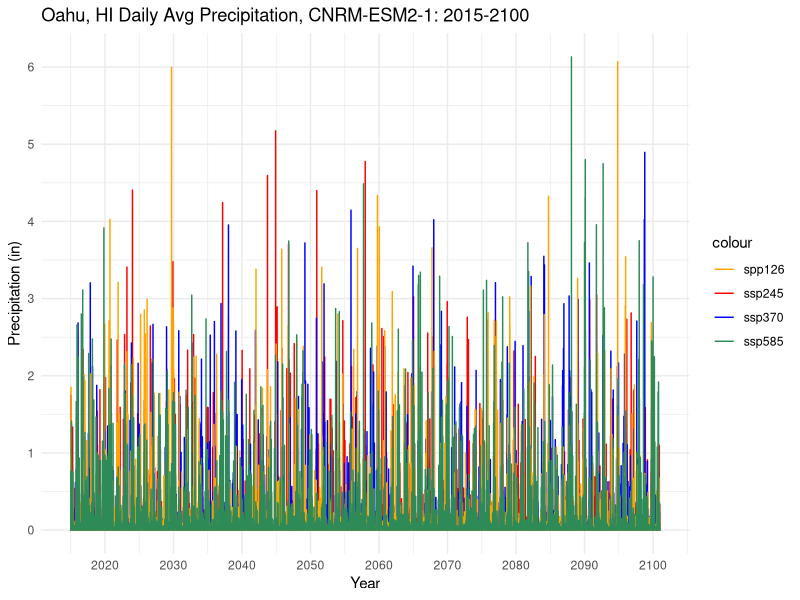
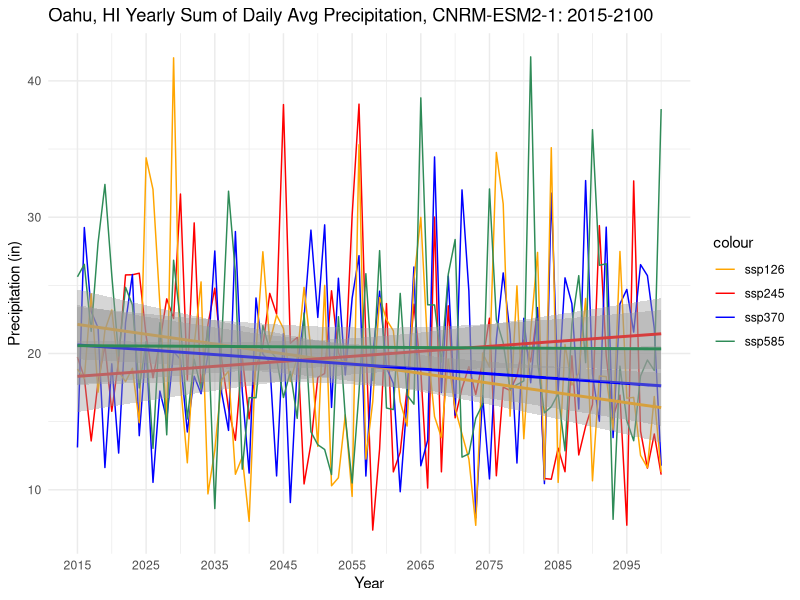
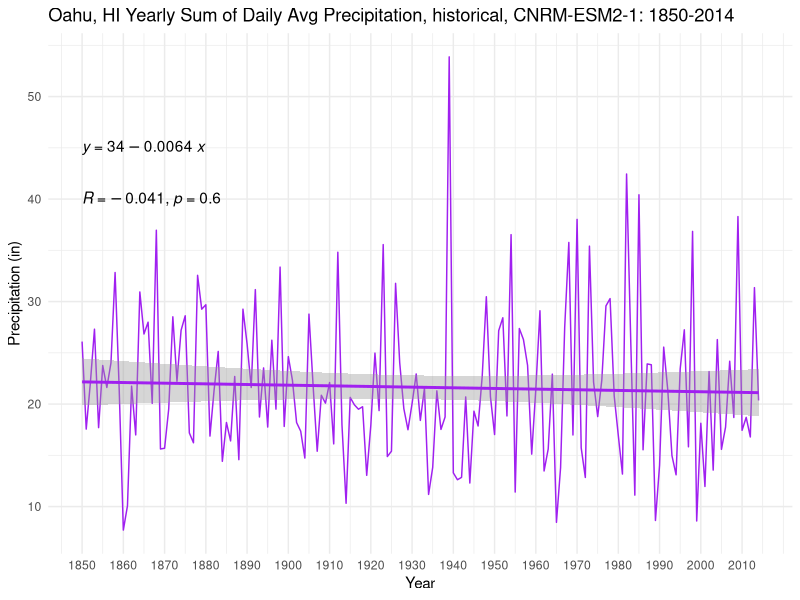
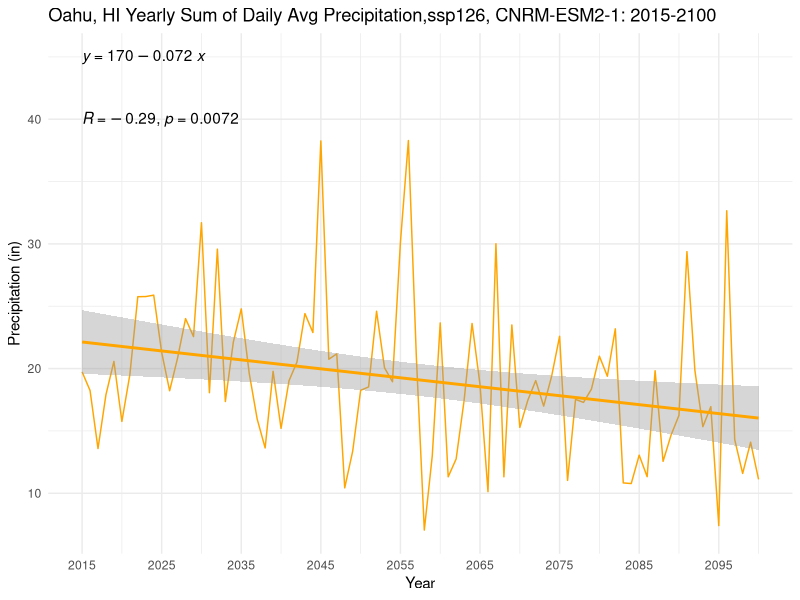
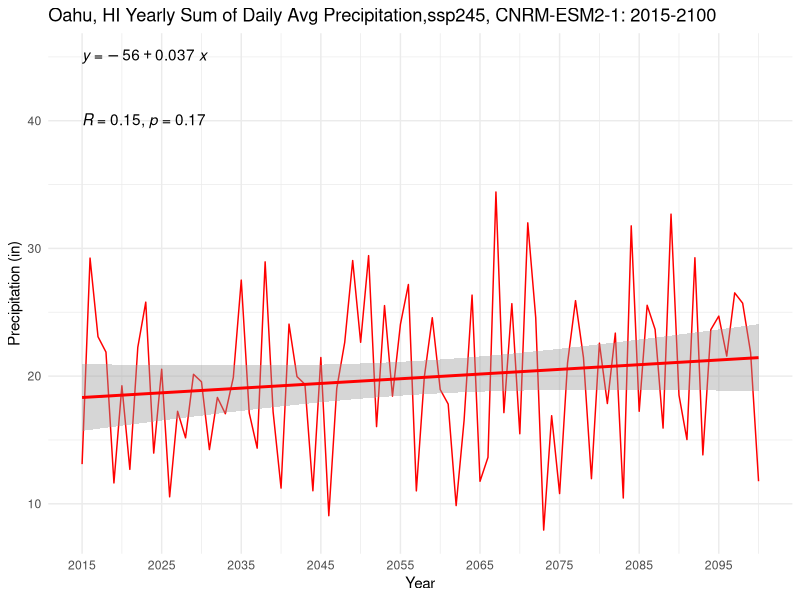
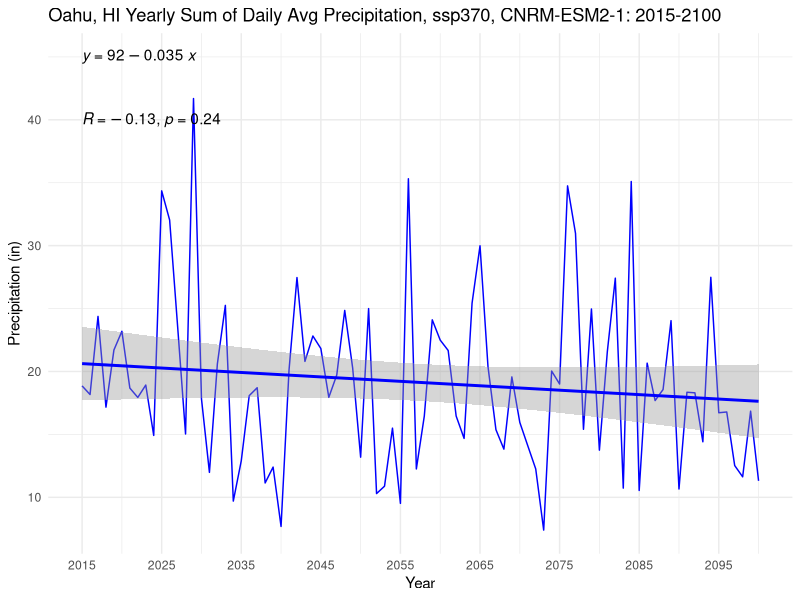
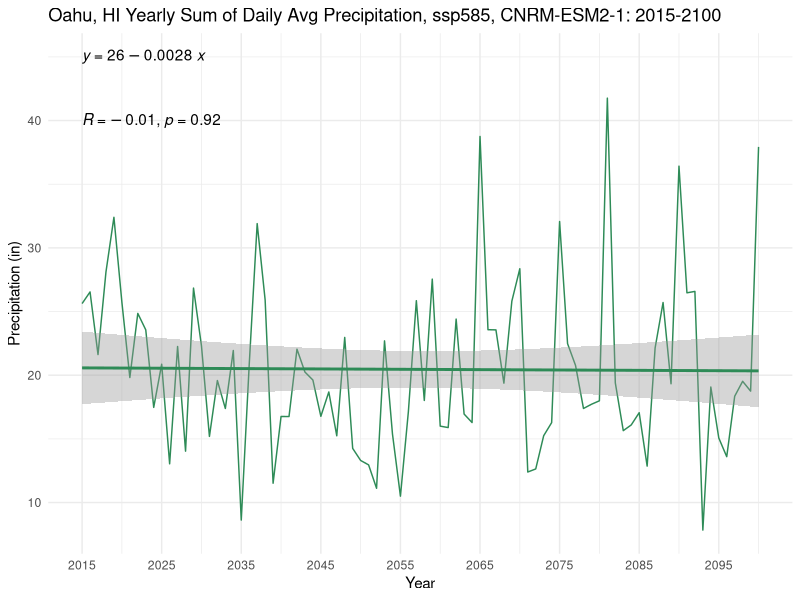
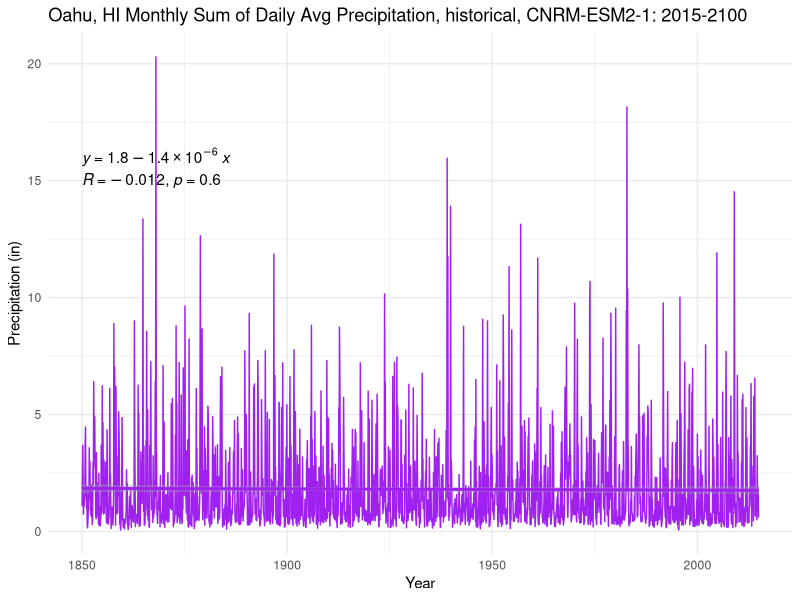

Here is the R script that generated these plots, in order:
## ---- chunk 1
knitr::opts_chunk$set(echo = TRUE)
library(tidyverse)
library(here)
library(lubridate)
library(ggpubr)
library(zoo)
## ---- chunk 2
## Note: these data are from climate model CNRM-ESM2-1 (France)
## daily avgs
historical_avg = read.csv(here("climate_change_data", "CNRM_daily_avg","oahu_historical_1850_2014_avg.csv")) %>%  
  rename(date = dayofyear, pcp = pr) 
ssp126_avg = read.csv(here("climate_change_data", "CNRM_daily_avg","oahu_ssp126_2015_2100_avg.csv")) %>% 
  rename(date = dayofyear, pcp = pr) 
ssp245_avg = read.csv(here("climate_change_data","CNRM_daily_avg","oahu_ssp245_2015_2100_avg.csv")) %>% 
  rename(date = dayofyear, pcp = pr) 
ssp370_avg = read.csv(here("climate_change_data","CNRM_daily_avg","oahu_ssp370_2015_2100_avg.csv")) %>% 
  rename(date = dayofyear, pcp = pr)
ssp585_avg = read.csv(here("climate_change_data","CNRM_daily_avg","oahu_ssp585_2015_2100_avg.csv")) %>% 
  rename(date = dayofyear, pcp = pr)

## daily totals
historical_tot = read.csv(here("climate_change_data","CNRM_daily_tot","oahu_historical_1850_2014_total.csv")) %>%  
  rename(date = dayofyear, pcp = pr) 
ssp126_tot = read.csv(here("climate_change_data","CNRM_daily_tot","oahu_ssp126_2015_2100_total.csv")) %>% 
  rename(date = dayofyear, pcp = pr) 
ssp245_tot = read.csv(here("climate_change_data","CNRM_daily_tot","oahu_ssp245_2015_2100_total.csv")) %>% 
  rename(date = dayofyear, pcp = pr) 
ssp370_tot = read.csv(here("climate_change_data","CNRM_daily_tot","oahu_ssp370_2015_2100_total.csv")) %>% 
  rename(date = dayofyear, pcp = pr)
ssp585_tot = read.csv(here("climate_change_data","CNRM_daily_tot","oahu_ssp585_2015_2100_total.csv")) %>% 
  rename(date = dayofyear, pcp = pr)

## convert date column to year, month, day components using luberdate package
historical_avg$date <- ymd(historical_avg$date)
ssp126_avg$date <- ymd(ssp126_avg$date)
ssp245_avg$date <- ymd(ssp245_avg$date)
ssp370_avg$date <- ymd(ssp370_avg$date)
ssp585_avg$date <- ymd(ssp585_avg$date)

historical_tot$date <- ymd(historical_tot$date)
ssp126_tot$date <- ymd(ssp126_tot$date)
ssp245_tot$date <- ymd(ssp245_tot$date)
ssp370_tot$date <- ymd(ssp370_tot$date)
ssp585_tot$date <- ymd(ssp585_tot$date)
## ---- chunk 3
daily_avg_proj <- 
  ggplot() +
  geom_line(data = ssp126_avg, aes(x=date, y=pcp, color="orange"), size = 0.5) + 
  geom_line(data = ssp245_avg, aes(x=date, y=pcp, color="red"), size = 0.5) +
  geom_line(data = ssp370_avg, aes(x=date, y=pcp, color = "blue"), size = 0.5) +
  geom_line(data = ssp585_avg, aes(x=date, y=pcp, color = "seagreen"), size = 0.5) + 
  theme_minimal() + 
  scale_y_continuous(breaks=seq(0,7,1)) +
  scale_x_date(date_breaks = "10 years", date_labels = "%Y") +
  ggtitle("Oahu, HI Daily Avg Precipitation, CNRM-ESM2-1: 2015-2100") +
   labs(x = "Year",
       y = "Precipitation (in)") +
  scale_color_manual(values = c("orange", "red", "blue", "seagreen"), labels = c("spp126", "ssp245", "ssp370", "ssp585"))

daily_avg_proj

## ---- chunk 4
# add seperate columns for year, month and day for avg daily data 
historical_avg <- historical_avg %>% 
  mutate(year = year(date)) %>% 
  mutate(month = month(date)) %>% 
  mutate(day = day(date))

ssp126_avg <- ssp126_avg %>% 
  mutate(year = year(date)) %>% 
  mutate(month = month(date)) %>% 
  mutate(day = day(date))

ssp245_avg <- ssp245_avg %>% 
  mutate(year = year(date)) %>% 
  mutate(month = month(date)) %>% 
  mutate(day = day(date))

ssp370_avg <- ssp370_avg %>% 
  mutate(year = year(date)) %>% 
  mutate(month = month(date)) %>% 
  mutate(day = day(date))

ssp585_avg <- ssp585_avg  %>% 
  mutate(year = year(date)) %>% 
  mutate(month = month(date)) %>% 
  mutate(day = day(date))


# group by yearly sum of pcp 
historical_yearly_avg <- historical_avg %>% 
  group_by(year) %>% 
  mutate(sum = sum(pcp)) %>% 
  select(year, sum) %>% 
  distinct()

historical_yearly_avg$year <- as.numeric(historical_yearly_avg$year) 


# group by yearly sum of pcp 
ssp126_yearly_avg <- ssp126_avg %>% 
  group_by(year) %>% 
  mutate(sum = sum(pcp)) %>% 
  select(year, sum) %>% 
  distinct()

ssp126_yearly_avg$year <- as.numeric(ssp126_yearly_avg$year) 

# group by yearly sum of pcp 
ssp245_yearly_avg <- ssp245_avg %>% 
  group_by(year) %>% 
  mutate(sum = sum(pcp)) %>% 
  select(year, sum) %>% 
  distinct()

ssp245_yearly_avg$year <- as.numeric(ssp245_yearly_avg$year) 

# group by yearly sum of pcp 
ssp370_yearly_avg <- ssp370_avg %>% 
  group_by(year) %>% 
  mutate(sum = sum(pcp)) %>% 
  select(year, sum) %>% 
  distinct()

ssp370_yearly_avg$year <- as.numeric(ssp370_yearly_avg$year) 

# group by yearly sum of pcp 
ssp585_yearly_avg <- ssp585_avg %>% 
  group_by(year) %>% 
  mutate(sum = sum(pcp)) %>% 
  select(year, sum) %>% 
  distinct()

ssp585_yearly_avg$year <- as.numeric(ssp585_yearly_avg$year) 


# group by month (and associated year) sum of pcp
historical_monthly_avg <- historical_avg %>% 
  group_by(month,year) %>% 
  mutate(sum = sum(pcp)) %>% 
  select(month, year, sum) %>% 
  distinct()

historical_monthly_avg$date <- format(as.Date(paste(historical_monthly_avg$year, historical_monthly_avg$month, 01), "%Y %m %d"), "%m-%Y")

historical_monthly_avg$date <- my(historical_monthly_avg$date)


# group by month (and associated year) sum of pcp
ssp126_monthly_avg <- ssp126_avg %>% 
  group_by(month,year) %>% 
  mutate(sum = sum(pcp)) %>% 
  select(month, year, sum) %>% 
  distinct()

ssp126_monthly_avg$date <- format(as.Date(paste(ssp126_monthly_avg$year, ssp126_monthly_avg$month, 01), "%Y %m %d"), "%m-%Y")

ssp126_monthly_avg$date <- my(ssp126_monthly_avg$date)


# group by month (and associated year) sum of pcp
ssp245_monthly_avg <- ssp245_avg %>% 
  group_by(month,year) %>% 
  mutate(sum = sum(pcp)) %>% 
  select(month, year, sum) %>% 
  distinct()

ssp245_monthly_avg$date <- format(as.Date(paste(ssp245_monthly_avg$year, ssp245_monthly_avg$month, 01), "%Y %m %d"), "%m-%Y")

ssp245_monthly_avg$date <- my(ssp245_monthly_avg$date)

# group by yearly sum of daily avg pcp 
ssp370_monthly_avg <- ssp370_avg %>% 
  group_by(month,year) %>% 
  mutate(sum = sum(pcp)) %>% 
  select(month, year, sum) %>% 
  distinct() 
  
ssp370_monthly_avg$date <- format(as.Date(paste(ssp370_monthly_avg$year, ssp370_monthly_avg$month, 01), "%Y %m %d"), "%m-%Y")

ssp370_monthly_avg$date <- my(ssp370_monthly_avg$date)

# group by yearly sum of daily avg pcp 
ssp585_monthly_avg <- ssp585_avg %>% 
  group_by(month,year) %>% 
  mutate(sum = sum(pcp)) %>% 
  select(month, year, sum) %>% 
  distinct() 
  
ssp585_monthly_avg$date <- format(as.Date(paste(ssp585_monthly_avg$year, ssp585_monthly_avg$month, 01), "%Y %m %d"), "%m-%Y")

ssp585_monthly_avg$date <- my(ssp585_monthly_avg$date)

## ---- chunk 5
## all three ssps 
yearly_avg_proj <- 
  ggplot() +
  geom_line(data = ssp126_yearly_avg, aes(x=year, y=sum, color="orange"), size = 0.5) + 
  geom_line(data = ssp245_yearly_avg, aes(x=year, y=sum, color="red"), size = 0.5) +
  geom_line(data = ssp370_yearly_avg, aes(x=year, y=sum, color = "blue"), size = 0.5) +
  geom_line(data = ssp585_yearly_avg, aes(x=year, y=sum, color = "seagreen"), size = 0.5) +
  theme_minimal() + 
  scale_y_continuous(breaks=seq(0,50,10)) +
  scale_x_continuous(breaks=seq(2015,2100,10)) + 
  # scale_x_date(date_breaks = "5 years", date_labels = "%Y") +
  ggtitle("Oahu, HI Yearly Sum of Daily Avg Precipitation, CNRM-ESM2-1: 2015-2100") + 
  scale_color_manual(values = c("orange", "red", "blue", "seagreen"), labels = c("ssp126", "ssp245", "ssp370", "ssp585")) +
  labs(x = "Year",
       y = "Precipitation (in)") +
  geom_smooth(data = ssp126_yearly_avg, aes(x=year, y=sum), method='lm', formula = y~x, color = "orange") + 
  geom_smooth(data = ssp245_yearly_avg, aes(x=year, y=sum), method='lm', formula = y~x, color = "red") + 
  geom_smooth(data = ssp370_yearly_avg, aes(x=year, y=sum), method='lm', formula = y~x, color = "blue") + 
  geom_smooth(data = ssp585_yearly_avg, aes(x=year, y=sum), method='lm', formula = y~x, color = "seagreen") + 
  stat_regline_equation(label.y = 45) +
  stat_cor(label.y = 40)

yearly_avg_proj

## historical 
historical_yearly_avg_plot <- 
  ggplot(data = historical_yearly_avg, aes(x=year, y=sum)) +
  geom_line(size = 0.5,color="purple") +
  theme_minimal() + 
  scale_y_continuous(breaks=seq(0,50,10)) +
  scale_x_continuous(breaks=seq(1850,2015,10)) + 
  ggtitle("Oahu, HI Yearly Sum of Daily Avg Precipitation, historical, CNRM-ESM2-1: 1850-2014") + 
  geom_smooth(method='lm', formula = y~x, color = "purple") +
  stat_regline_equation(label.y = 45) +
  stat_cor(label.y = 40) +
   labs(x = "Year",
       y = "Precipitation (in)")

historical_yearly_avg_plot


## ssp126
ssp126_yearly_avg_plot <- 
  ggplot(data = ssp126_yearly_avg, aes(x=year, y=sum)) +
  geom_line(size = 0.5,color="orange") +
  theme_minimal() + 
  scale_y_continuous(breaks=seq(0,50,10)) +
  scale_x_continuous(breaks=seq(2015,2100,10)) + 
  ggtitle("Oahu, HI Yearly Sum of Daily Avg Precipitation,ssp126, CNRM-ESM2-1: 2015-2100") + 
  geom_smooth(method='lm', formula = y~x, color = "orange") +
  stat_regline_equation(label.y = 45) +
  stat_cor(label.y = 40) +
   labs(x = "Year",
       y = "Precipitation (in)")

ssp126_yearly_avg_plot


## ssp245
ssp245_yearly_avg_plot <- 
  ggplot(data = ssp245_yearly_avg, aes(x=year, y=sum)) +
  geom_line(size = 0.5,color="red") +
  theme_minimal() + 
  scale_y_continuous(breaks=seq(0,50,10)) +
  scale_x_continuous(breaks=seq(2015,2100,10)) + 
  ggtitle("Oahu, HI Yearly Sum of Daily Avg Precipitation,ssp245, CNRM-ESM2-1: 2015-2100") + 
  geom_smooth(method='lm', formula = y~x, color = "red") +
  stat_regline_equation(label.y = 45) +
  stat_cor(label.y = 40) +
   labs(x = "Year",
       y = "Precipitation (in)")

ssp245_yearly_avg_plot
  
## ssp370
ssp370_yearly_avg_plot <- 
  ggplot(data = ssp370_yearly_avg, aes(x=year, y=sum)) +
  geom_line(size = 0.5,color="blue") +
  theme_minimal() + 
  scale_y_continuous(breaks=seq(0,50,10)) +
  scale_x_continuous(breaks=seq(2015,2100,10)) + 
  ggtitle("Oahu, HI Yearly Sum of Daily Avg Precipitation, ssp370, CNRM-ESM2-1: 2015-2100") + 
  geom_smooth(method='lm', formula = y~x, color = "blue") +
  stat_regline_equation(label.y = 45) +
  stat_cor(label.y = 40) +
   labs(x = "Year",
       y = "Precipitation (in)")

ssp370_yearly_avg_plot

## ssp585
ssp585_yearly_avg_plot <- 
  ggplot(data = ssp585_yearly_avg, aes(x=year, y=sum)) +
  geom_line(size = 0.5,color="seagreen") +
  theme_minimal() + 
  scale_y_continuous(breaks=seq(0,50,10)) +
  scale_x_continuous(breaks=seq(2015,2100,10)) + 
  ggtitle("Oahu, HI Yearly Sum of Daily Avg Precipitation, ssp585, CNRM-ESM2-1: 2015-2100") + 
  geom_smooth(method='lm', formula = y~x, color = "seagreen") +
  stat_regline_equation(label.y = 45) +
  stat_cor(label.y = 40) +
   labs(x = "Year",
       y = "Precipitation (in)")

ssp585_yearly_avg_plot
## ---- chunk 6
## historical monthly 
historical_monthly_avg_plot <- 
  ggplot(data = historical_monthly_avg, aes(x=date, y=sum)) +
  geom_line(size = 0.5,color="purple") +
  theme_minimal() + 
  scale_y_continuous(breaks=seq(0,20,5)) +
  #scale_x_continuous(breaks=seq(2015,2100,10)) + 
  ggtitle("Oahu, HI Monthly Sum of Daily Avg Precipitation, historical, CNRM-ESM2-1: 2015-2100") + 
  geom_smooth(method='lm', formula = y~x, color = "purple") +
  stat_regline_equation(label.y = 16) +
  stat_cor(label.y = 15) +
   labs(x = "Year",
       y = "Precipitation (in)")

historical_monthly_avg_plot


## ssp126 monthly 
ssp126_monthly_avg_plot <- 
  ggplot(data = ssp126_monthly_avg, aes(x=date, y=sum)) +
  geom_line(size = 0.5,color="orange") +
  theme_minimal() + 
  scale_y_continuous(breaks=seq(0,20,5)) +
  #scale_x_continuous(breaks=seq(2015,2100,10)) + 
  ggtitle("Oahu, HI Monthly Sum of Daily Avg Precipitation, ssp126, CNRM-ESM2-1: 2015-2100") + 
  geom_smooth(method='lm', formula = y~x, color = "orange") +
  stat_regline_equation(label.y = 16) +
  stat_cor(label.y = 15) +
   labs(x = "Year",
       y = "Precipitation (in)")

ssp126_monthly_avg_plot

## ssp245 monthly 
ssp245_monthly_avg_plot <- 
  ggplot(data = ssp245_monthly_avg, aes(x=date, y=sum)) +
  geom_line(size = 0.5,color="red") +
  theme_minimal() + 
  scale_y_continuous(breaks=seq(0,20,5)) +
  #scale_x_continuous(breaks=seq(2015,2100,10)) + 
  ggtitle("Oahu, HI Monthly Sum of Daily Avg Precipitation, ssp245, CNRM-ESM2-1: 2015-2100") + 
  geom_smooth(method='lm', formula = y~x, color = "red") +
  stat_regline_equation(label.y = 16) +
  stat_cor(label.y = 15) +
   labs(x = "Year",
       y = "Precipitation (in)")

ssp245_monthly_avg_plot

## ssp370 monthly
ssp370_monthly_avg_plot <- 
  ggplot(data = ssp370_monthly_avg, aes(x=date, y=sum)) +
  geom_line(size = 0.5,color="blue") +
  theme_minimal() + 
  scale_y_continuous(breaks=seq(0,20,5)) +
  #scale_x_continuous(breaks=seq(2015,2100,10)) + 
  ggtitle("Oahu, HI Monthly Sum of Daily Avg Precipitation, ssp370, CNRM-ESM2-1: 2015-2100") + 
  geom_smooth(method='lm', formula = y~x, color = "blue") +
  stat_regline_equation(label.y = 16) +
  stat_cor(label.y = 15) +
   labs(x = "Year",
       y = "Precipitation (in)")

ssp370_monthly_avg_plot

## ssp585 monthly
ssp585_monthly_avg_plot <- 
  ggplot(data = ssp585_monthly_avg, aes(x=date, y=sum)) +
  geom_line(size = 0.5,color="seagreen") +
  theme_minimal() + 
  scale_y_continuous(breaks=seq(0,20,5)) +
  #scale_x_continuous(breaks=seq(2015,2100,10)) + 
  ggtitle("Oahu, HI Monthly Sum of Daily Avg Precipitation, ssp585, CNRM-ESM2-1: 2015-2100") + 
  geom_smooth(method='lm', formula = y~x, color = "seagreen") +
  stat_regline_equation(label.y = 16) +
  stat_cor(label.y = 15) + 
   labs(x = "Year",
       y = "Precipitation (in)")

ssp585_monthly_avg_plot
## ---- chunk 7
monthly_avg_proj <- 
  ggplot() +
  geom_line(data = ssp126_monthly_avg, aes(x=date, y=sum, color= "orange"), size = 0.5) + 
  geom_line(data = ssp245_monthly_avg, aes(x=date, y=sum, color= "red"), size = 0.5) +
  geom_line(data = ssp370_monthly_avg, aes(x=date, y=sum, color = "blue"), size = 0.5) +
  geom_line(data = ssp585_monthly_avg, aes(x=date, y=sum, color = "seagreen"), size = 0.5) +
  theme_minimal() + 
  scale_y_continuous(breaks=seq(0,20,5)) +
  #scale_x_continuous(breaks=seq(2015,2100,10)) + 
  # scale_x_date(date_breaks = "5 years", date_labels = "%Y") +
  ggtitle("Oahu, HI Monthly Sum of Daily Avg Precipitation, CNRM-ESM2-1: 2015-2100") + 
  scale_color_manual(values = c("orange", "red", "blue", "seagreen"), labels = c("ssp126", "ssp245", "ssp370", "ssp585")) +
  labs(x = "Year",
       y = "Precipitation (in)") 

monthly_avg_proj
## ---- chunk 8
# ggsave("img/daily_avg_proj.png", daily_avg_proj, height = 5, width = 7, dpi = 320)
# ggsave("img/yearly_avg_proj.png", yearly_avg_proj, height = 5, width = 7, dpi = 320)
# ggsave("img/monthly_avg_proj.png", monthly_avg_proj, height = 5, width = 7, dpi = 320)
# ggsave("img/ssp245_yearly_plot.png", ssp245_yearly_plot, height = 5, width = 7, dpi = 320)
# ggsave("img/ssp370_yearly_plot.png", ssp370_yearly_plot, height = 5, width = 7, dpi = 320)
# ggsave("img/ssp585_yearly_plot.png", ssp585_yearly_plot, height = 5, width = 7, dpi = 320)
# ggsave("img/ssp245_monthly_plot.png", ssp245_monthly_plot, height = 5, width = 7, dpi = 320)
# ggsave("img/ssp370_monthly_plot.png", ssp370_monthly_plot, height = 5, width = 7, dpi = 320)
# ggsave("img/ssp585_monthly_plot.png", ssp585_monthly_plot, height = 5, width = 7, dpi = 320)
## ---- chunk 9
daily_tot_proj <- 
  ggplot() +
  geom_line(data = historical_tot, aes(x=date, y=pcp, color= "black"), size = 0.5) + 
  geom_line(data = ssp126_tot, aes(x=date, y=pcp, color="orange"), size = 0.5) + 
  geom_line(data = ssp245_tot, aes(x=date, y=pcp, color="red"), size = 0.5) +
  geom_line(data = ssp370_tot, aes(x=date, y=pcp, color = "blue"), size = 0.5) +
  geom_line(data = ssp585_tot, aes(x=date, y=pcp, color = "seagreen"), size = 0.5) + 
  theme_minimal() + 
  scale_y_continuous(breaks=seq(0,50,10)) +
  scale_x_date(date_breaks = "20 years", date_labels = "%Y") +
  ggtitle("Oahu, HI Daily Total Precipitation, CNRM-ESM2-1: 1850-2100") +
   labs(x = "Year",
       y = "Precipitation (in)") +
  scale_color_manual(values = c("black", "orange", "red", "blue", "seagreen", "purple"), 
                     labels = c("historical" , "spp126", "ssp245", "ssp370", "ssp585")) +
  theme(legend.title=element_blank())+
    theme(legend.position="bottom")

daily_tot_proj

## ---- chunk 10
# add seperate columns for year, month and day
historical_tot <- historical_tot %>% 
  mutate(year = year(date)) %>% 
  mutate(month = month(date)) %>% 
  mutate(day = day(date))

ssp126_tot <- ssp126_tot %>% 
  mutate(year = year(date)) %>% 
  mutate(month = month(date)) %>% 
  mutate(day = day(date))

ssp245_tot <- ssp245_tot %>% 
  mutate(year = year(date)) %>% 
  mutate(month = month(date)) %>% 
  mutate(day = day(date))

ssp370_tot <- ssp370_tot %>% 
  mutate(year = year(date)) %>% 
  mutate(month = month(date)) %>% 
  mutate(day = day(date))

ssp585_tot <- ssp585_tot  %>% 
  mutate(year = year(date)) %>% 
  mutate(month = month(date)) %>% 
  mutate(day = day(date))


# group by yearly sum of pcp 
historical_tot_yearly <- historical_tot %>% 
  group_by(year) %>% 
  mutate(sum = sum(pcp)) %>% 
  select(year, sum) %>% 
  distinct()

historical_tot_yearly$year <- as.numeric(historical_tot_yearly$year) 


# group by yearly sum of pcp 
ssp126_tot_yearly <- ssp126_tot %>% 
  group_by(year) %>% 
  mutate(sum = sum(pcp)) %>% 
  select(year, sum) %>% 
  distinct()

ssp126_tot_yearly$year <- as.numeric(ssp126_tot_yearly$year) 

# group by yearly sum of pcp 
ssp245_tot_yearly <- ssp245_tot %>% 
  group_by(year) %>% 
  mutate(sum = sum(pcp)) %>% 
  select(year, sum) %>% 
  distinct()

ssp245_tot_yearly$year <- as.numeric(ssp245_tot_yearly$year) 

# group by yearly sum of pcp 
ssp370_tot_yearly <- ssp370_tot %>% 
  group_by(year) %>% 
  mutate(sum = sum(pcp)) %>% 
  select(year, sum) %>% 
  distinct()

ssp370_tot_yearly$year <- as.numeric(ssp370_tot_yearly$year) 

# group by yearly sum of pcp 
ssp585_tot_yearly <- ssp585_tot %>% 
  group_by(year) %>% 
  mutate(sum = sum(pcp)) %>% 
  select(year, sum) %>% 
  distinct()

ssp585_tot_yearly$year <- as.numeric(ssp585_tot_yearly$year) 


# group by month (and associated year) sum of pcp
historical_tot_monthly <- historical_tot %>% 
  group_by(month,year) %>% 
  mutate(sum = sum(pcp)) %>% 
  select(month, year, sum) %>% 
  distinct()

historical_tot_monthly$date <- format(as.Date(paste(historical_tot_monthly$year, historical_tot_monthly$month, 01), "%Y %m %d"), "%m-%Y")

historical_tot_monthly$date <- my(historical_tot_monthly$date)


# group by month (and associated year) sum of pcp
ssp126_tot_monthly <- ssp126_tot %>% 
  group_by(month,year) %>% 
  mutate(sum = sum(pcp)) %>% 
  select(month, year, sum) %>% 
  distinct()

ssp126_tot_monthly$date <- format(as.Date(paste(ssp126_tot_monthly$year, ssp126_tot_monthly$month, 01), "%Y %m %d"), "%m-%Y")

ssp126_tot_monthly$date <- my(ssp126_tot_monthly$date)


# group by month (and associated year) sum of pcp
ssp245_tot_monthly <- ssp245_tot %>% 
  group_by(month,year) %>% 
  mutate(sum = sum(pcp)) %>% 
  select(month, year, sum) %>% 
  distinct()

ssp245_tot_monthly$date <- format(as.Date(paste(ssp245_tot_monthly$year, ssp245_tot_monthly$month, 01), "%Y %m %d"), "%m-%Y")

ssp245_tot_monthly$date <- my(ssp245_tot_monthly$date)

# group by yearly sum of daily avg pcp 
ssp370_tot_monthly <- ssp370_tot %>% 
  group_by(month,year) %>% 
  mutate(sum = sum(pcp)) %>% 
  select(month, year, sum) %>% 
  distinct() 
  
ssp370_tot_monthly$date <- format(as.Date(paste(ssp370_tot_monthly$year, ssp370_tot_monthly$month, 01), "%Y %m %d"), "%m-%Y")

ssp370_tot_monthly$date <- my(ssp370_tot_monthly$date)

# group by yearly sum of daily avg pcp 
ssp585_tot_monthly <- ssp585_tot %>% 
  group_by(month,year) %>% 
  mutate(sum = sum(pcp)) %>% 
  select(month, year, sum) %>% 
  distinct() 
  
ssp585_tot_monthly$date <- format(as.Date(paste(ssp585_tot_monthly$year, ssp585_tot_monthly$month, 01), "%Y %m %d"), "%m-%Y")

ssp585_tot_monthly$date <- my(ssp585_tot_monthly$date)
## ---- chunk 11
## all three ssps plotted below
yearly_sum_proj <- 
  ggplot() +
  geom_line(data = historical_tot_yearly, aes(x=year, y=sum, color="black"), size = 0.5) +
  geom_line(data = ssp126_tot_yearly, aes(x=year, y=sum, color="orange"), size = 0.5) + 
  geom_line(data = ssp245_tot_yearly, aes(x=year, y=sum, color="red"), size = 0.5) +
  geom_line(data = ssp370_tot_yearly, aes(x=year, y=sum, color = "blue"), size = 0.5) +
  geom_line(data = ssp585_tot_yearly, aes(x=year, y=sum, color = "seagreen"), size = 0.5) +
  theme_minimal() + 
  scale_y_continuous(breaks=seq(0,450,50)) +
  scale_x_continuous(breaks=seq(1850,2100,50)) + 
  ggtitle("Oahu, HI Yearly Total Precipitation, CNRM-ESM2-1: 1850-2100") + 
  scale_color_manual(values = c("black", "orange", "red", "blue", "seagreen"), labels = c("historical", "ssp126", "ssp245", "ssp370", "ssp585")) +
  labs(x = "Year",
       y = "Precipitation (in)") +
  geom_smooth(data = historical_tot_yearly, aes(x=year, y=sum), method='lm', formula = y~x, color = "black") +
  geom_smooth(data = ssp126_tot_yearly, aes(x=year, y=sum), method='lm', formula = y~x, color = "orange") + 
  geom_smooth(data = ssp245_tot_yearly, aes(x=year, y=sum), method='lm', formula = y~x, color = "red") + 
  geom_smooth(data = ssp370_tot_yearly, aes(x=year, y=sum), method='lm', formula = y~x, color = "blue") + 
  geom_smooth(data = ssp585_tot_yearly, aes(x=year, y=sum), method='lm', formula = y~x, color = "seagreen") +
  theme(legend.title=element_blank())+
    theme(legend.position="bottom")

yearly_sum_proj
## ---- chunk 12
# all three ssps 
monthly_sum_proj <- 
  ggplot() +
  geom_line(data = historical_tot_monthly, aes(x=date, y=sum, color="black"), size = 0.5) +
  geom_line(data = ssp126_tot_monthly, aes(x=date, y=sum, color="orange"), size = 0.5) + 
  geom_line(data = ssp245_tot_monthly, aes(x=date, y=sum, color="red"), size = 0.5) +
  geom_line(data = ssp370_tot_monthly, aes(x=date, y=sum, color = "blue"), size = 0.5) +
  geom_line(data = ssp585_tot_monthly, aes(x=date, y=sum, color = "seagreen"), size = 0.5) +
  theme_minimal() + 
  scale_y_continuous(breaks=seq(0,300,50)) +
 scale_x_date(date_breaks = "50 years", date_labels = "%Y") +
  ggtitle("Oahu, HI Monthly Total Precipitation, CNRM-ESM2-1: 1850-2100") + 
  scale_color_manual(values = c("black", "orange", "red", "blue", "seagreen"), labels = c("historical", "ssp126", "ssp245", "ssp370", "ssp585")) +
  labs(x = "Year",
       y = "Precipitation (in)") +
  # geom_smooth(data = historical_tot_monthly, aes(x=date, y=sum), method='lm', formula = y~x, color = "black") +
  # geom_smooth(data = ssp126_tot_monthly, aes(x=date, y=sum), method='lm', formula = y~x, color = "orange") + 
  # geom_smooth(data = ssp245_tot_monthly, aes(x=date, y=sum), method='lm', formula = y~x, color = "red") + 
  # geom_smooth(data = ssp370_tot_monthly, aes(x=date, y=sum), method='lm', formula = y~x, color = "blue") + 
  # geom_smooth(data = ssp585_tot_monthly, aes(x=date, y=sum), method='lm', formula = y~x, color = "seagreen") +
  theme(legend.title=element_blank())+
    theme(legend.position="bottom")

monthly_sum_proj
## ---- chunk 13
cnrm_historical_tot_1984_2014 <- historical_tot %>% 
  filter(year %in% (1984:2014))
  
## separate projections based on 2020 to 2070
cnrm_ssp126_tot_2020_2050 <- ssp126_tot %>% 
  filter(year %in% (2020:2050))

cnrm_ssp245_tot_2020_2050 <- ssp245_tot %>% 
  filter(year %in% (2020:2050))

cnrm_ssp370_tot_2020_2050 <- ssp370_tot %>% 
  filter(year %in% (2020:2050))

cnrm_ssp585_tot_2020_2050 <- ssp585_tot %>% 
  filter(year %in% (2020:2050))


cnrm_daily_tot_period <- 
  ggplot() +
  geom_line(data = cnrm_historical_tot_1984_2014, aes(x=date, y=pcp, color="black"), size = 0.5) + 
  geom_line(data = cnrm_ssp126_tot_2020_2050, aes(x=date, y=pcp, color="orange"), size = 0.5) + 
  geom_line(data = cnrm_ssp245_tot_2020_2050, aes(x=date, y=pcp, color="red"), size = 0.5) +
  geom_line(data = cnrm_ssp370_tot_2020_2050, aes(x=date, y=pcp, color = "blue"), size = 0.5) +
  geom_line(data = cnrm_ssp585_tot_2020_2050, aes(x=date, y=pcp, color = "seagreen"), size = 0.5) + 
  theme_minimal() + 
  scale_y_continuous(breaks=seq(0,100,10), limits = c(0, 100)) +
  scale_x_date(date_breaks = "3 years", date_labels = "%Y") +
  ggtitle("Oahu, HI Daily Total Precipitation, CNRM-ESM2-1: 1984-2050") +
   labs(x = "Year",
       y = "Precipitation (in)") +
  scale_color_manual(values = c("black", "orange", "red", "blue", "seagreen"), labels = c("historical", "spp126", "ssp245", "ssp370", "ssp585")) +
   theme(legend.title=element_blank())+
    theme(legend.position="bottom") +
    theme(text = element_text(size=14))

cnrm_daily_tot_period

#ggsave('cnrm_daily_tot_period.png', cnrm_daily_tot_period, width = 12, height = 8, units = "in")

## ---- chunk 14
cnrm_daily_tot_period_hist <- 
  ggplot() +
  geom_line(data = cnrm_historical_tot_1984_2014, aes(x=date, y=pcp, color="black"), size = 0.5) +  
  theme_minimal() + 
  scale_y_continuous(breaks=seq(0,50,10)) +
  scale_x_date(date_breaks = "3.5 years", date_labels = "%Y") +
  ggtitle("Oahu, HI Daily Total Precipitation, CNRM-ESM2-1, historical: 1984-2014 ") +
   labs(x = "Year",
       y = "Precipitation (in)") +
  scale_color_manual(values = c("black"), labels = c("historical")) + 
 theme(legend.title=element_blank()) +
    theme(legend.position="bottom")

cnrm_daily_tot_period_hist
## ---- chunk 15
## merge the data frames together 
daily_tot_prec_merge1 <- cnrm_ssp126_tot_2020_2050 %>% right_join(cnrm_ssp245_tot_2020_2050, by = c("date")) 
daily_tot_prec_merge2 <- daily_tot_prec_merge1 %>%  right_join(cnrm_ssp370_tot_2020_2050, by = c("date"))
daily_tot_prec_merge_fin <- daily_tot_prec_merge2 %>% right_join(cnrm_ssp585_tot_2020_2050,by = c("date")) %>% 
  select(date, year.x, month.x, day.x, pcp.x, pcp.y, pcp.x.x, pcp.y.y) %>% 
  rename(year = year.x,
         month = month.x,
         day = day.x,
         ssp126_pcp=pcp.x,
         ssp245_pcp=pcp.y,
         ssp370_pcp = pcp.x.x ,
         ssp585_pcp = pcp.y.y )

historical_tot_1984_2014_rename <- cnrm_historical_tot_1984_2014 %>% 
  rename(hist_date = date,
         hist_pcp = pcp,
         hist_year = year,
         hist_month = month,
         hist_day = day)

merge_his_proj <- cbind(daily_tot_prec_merge_fin, historical_tot_1984_2014_rename) 

ratio_df <- merge_his_proj %>% 
  mutate(ssp126_hist = ssp126_pcp/hist_pcp,
         ssp245_hist = ssp245_pcp/hist_pcp,
         ssp370_hist = ssp370_pcp/hist_pcp,
         ssp585_hist = ssp585_pcp/hist_pcp) %>% 
  select(date, ssp126_hist,ssp245_hist, ssp370_hist, ssp585_hist) %>% 
  pivot_longer(cols = ssp126_hist:ssp585_hist,
               names_to = c("ssp"),
               values_to = "fut_hist_ratio")

ggplot(data = ratio_df, aes(x=date, y=fut_hist_ratio,  group=ssp)) +
  geom_boxplot() +
  facet_wrap(~ssp)
  scale_y_continuous(limits = c(0,0.0e+00))
## ---- chunk 16
merge_his_proj_filt_dec19 <- merge_his_proj %>% 
  filter(month == "12") %>% 
  filter(day == "19") %>% 
  group_by(month,day) %>% 
  mutate(ssp126_pcp_avg = mean(ssp126_pcp),
         ssp245_pcp_avg = mean(ssp245_pcp),
         ssp370_pcp_avg = mean(ssp370_pcp),
         ssp585_pcp_avg = mean(ssp585_pcp),
         hist_pcp_avg = mean(hist_pcp)) %>% 
  select(month,day,ssp126_pcp_avg,ssp245_pcp_avg,ssp370_pcp_avg, ssp585_pcp_avg, hist_pcp_avg ) %>% 
  distinct()


merge_his_proj_filt_dec19 <- merge_his_proj_filt_dec19 %>% 
  mutate(ssp126_hist = ssp126_pcp_avg/hist_pcp_avg,
         ssp245_hist = ssp245_pcp_avg/hist_pcp_avg,
         ssp370_hist = ssp370_pcp_avg/hist_pcp_avg,
         ssp585_hist = ssp585_pcp_avg/hist_pcp_avg) %>% 
  select(month, day, ssp126_hist,ssp245_hist, ssp370_hist, ssp585_hist) %>% 
  pivot_longer(cols = ssp126_hist:ssp585_hist,
               names_to = c("ssp"),
               values_to = "fut_hist_ratio")

proj_hist_dec19_cnrm <- ggplot(data = merge_his_proj_filt_dec19, aes(x=ssp, y=fut_hist_ratio)) +
  geom_point(size=2) +
  theme_minimal() +
  labs(x="Shared Socioeconomic Pathways (ssp)", 
       y="Future Projection/Historical Daily Total Average Ratio (Dec 19)", 
       caption = "Climate Model: CNRM-ESM2-1") +
    theme(text = element_text(size=15)) +
  scale_x_discrete(labels=c("ssp126_hist" = "ssp 1-2.6", 
                            "ssp245_hist" = "ssp 2-4.5",
                              "ssp370_hist" = "ssp 3-7.0",
                            "ssp585_hist" = "ssp 5-8.5")) +
  scale_y_continuous(limits = c(0,3.5))

proj_hist_dec19_cnrm

 # ggsave('proj_hist_dec19_cnrm.png', proj_hist_dec19_cnrm, width = 12, height = 10, units = "in")

## ---- chunk 17
merge_his_proj_filt_mar14 <- merge_his_proj %>% 
  filter(month == "3") %>% 
  filter(day == "14") %>% 
  group_by(month,day) %>% 
  mutate(ssp126_pcp_avg = mean(ssp126_pcp),
         ssp245_pcp_avg = mean(ssp245_pcp),
         ssp370_pcp_avg = mean(ssp370_pcp),
         ssp585_pcp_avg = mean(ssp585_pcp),
         hist_pcp_avg = mean(hist_pcp)) %>% 
  select(month,day,ssp126_pcp_avg,ssp245_pcp_avg,ssp370_pcp_avg, ssp585_pcp_avg, hist_pcp_avg ) %>% 
  distinct()


merge_his_proj_filt_mar14 <- merge_his_proj_filt_mar14 %>% 
  mutate(ssp126_hist = ssp126_pcp_avg/hist_pcp_avg,
         ssp245_hist = ssp245_pcp_avg/hist_pcp_avg,
         ssp370_hist = ssp370_pcp_avg/hist_pcp_avg,
         ssp585_hist = ssp585_pcp_avg/hist_pcp_avg) %>% 
  select(month, day, ssp126_hist,ssp245_hist, ssp370_hist, ssp585_hist) %>% 
  pivot_longer(cols = ssp126_hist:ssp585_hist,
               names_to = c("ssp"),
               values_to = "fut_hist_ratio")

proj_hist_mar14_cnrm <- ggplot(data = merge_his_proj_filt_mar14, aes(x=ssp, y=fut_hist_ratio)) +
  geom_point(size=2) +
  theme_minimal() +
  labs(x="Shared Socioeconomic Pathways (ssp)", 
       y="Future Projection/Historical Daily Total Average Ratio (Mar 14)", 
       caption = "Climate Model: CNRM-ESM2-1") +
    theme(text = element_text(size=15)) +
  scale_x_discrete(labels=c("ssp126_hist" = "ssp 1-2.6", 
                            "ssp245_hist" = "ssp 2-4.5",
                              "ssp370_hist" = "ssp 3-7.0",
                            "ssp585_hist" = "ssp 5-8.5")) +
  scale_y_continuous(limits = c(0,3.5))

proj_hist_mar14_cnrm

 # ggsave('proj_hist_mar14_cnrm.png', proj_hist_mar14_cnrm, width = 12, height = 10, units = "in")

